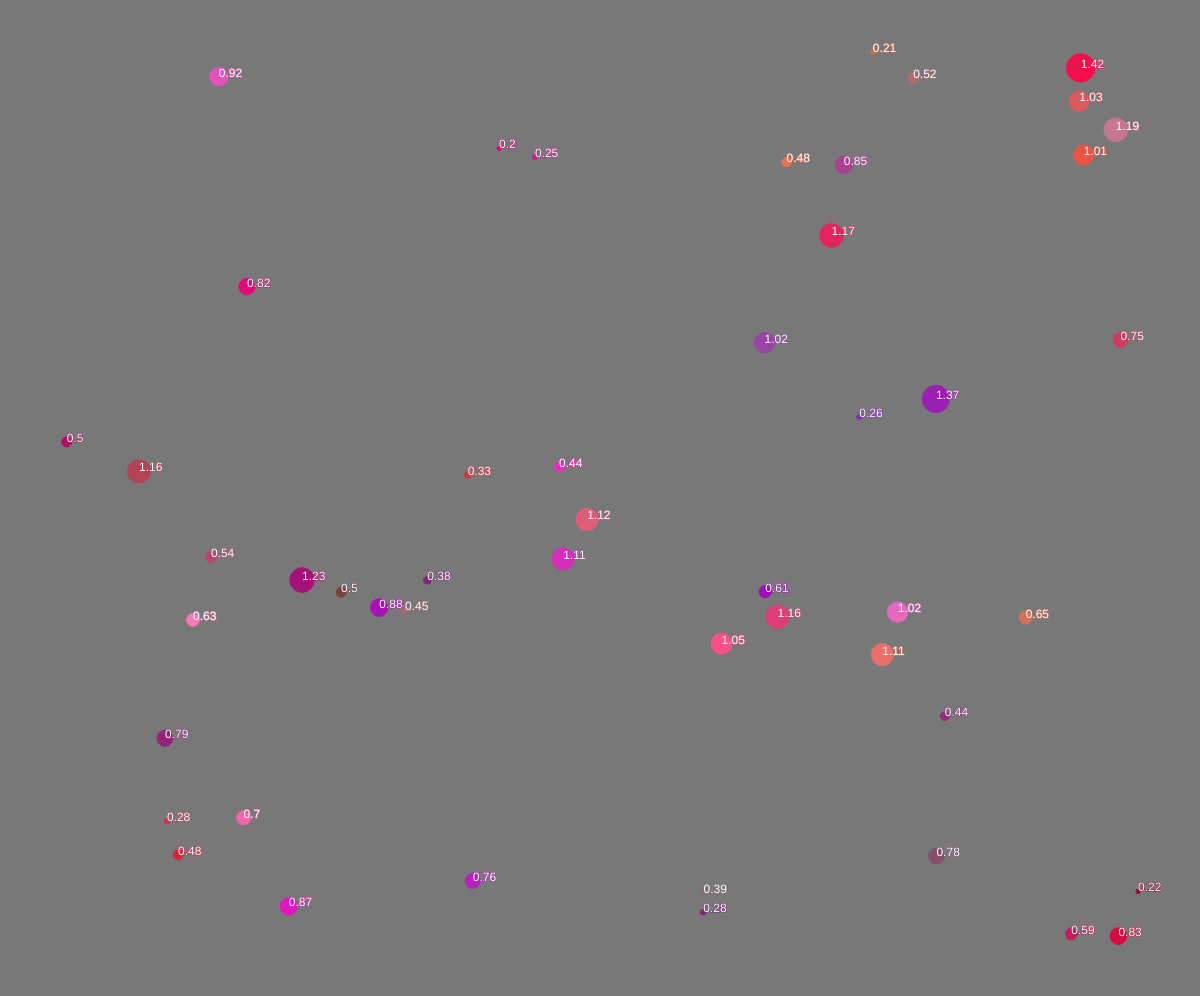
Frame 1 (no input)
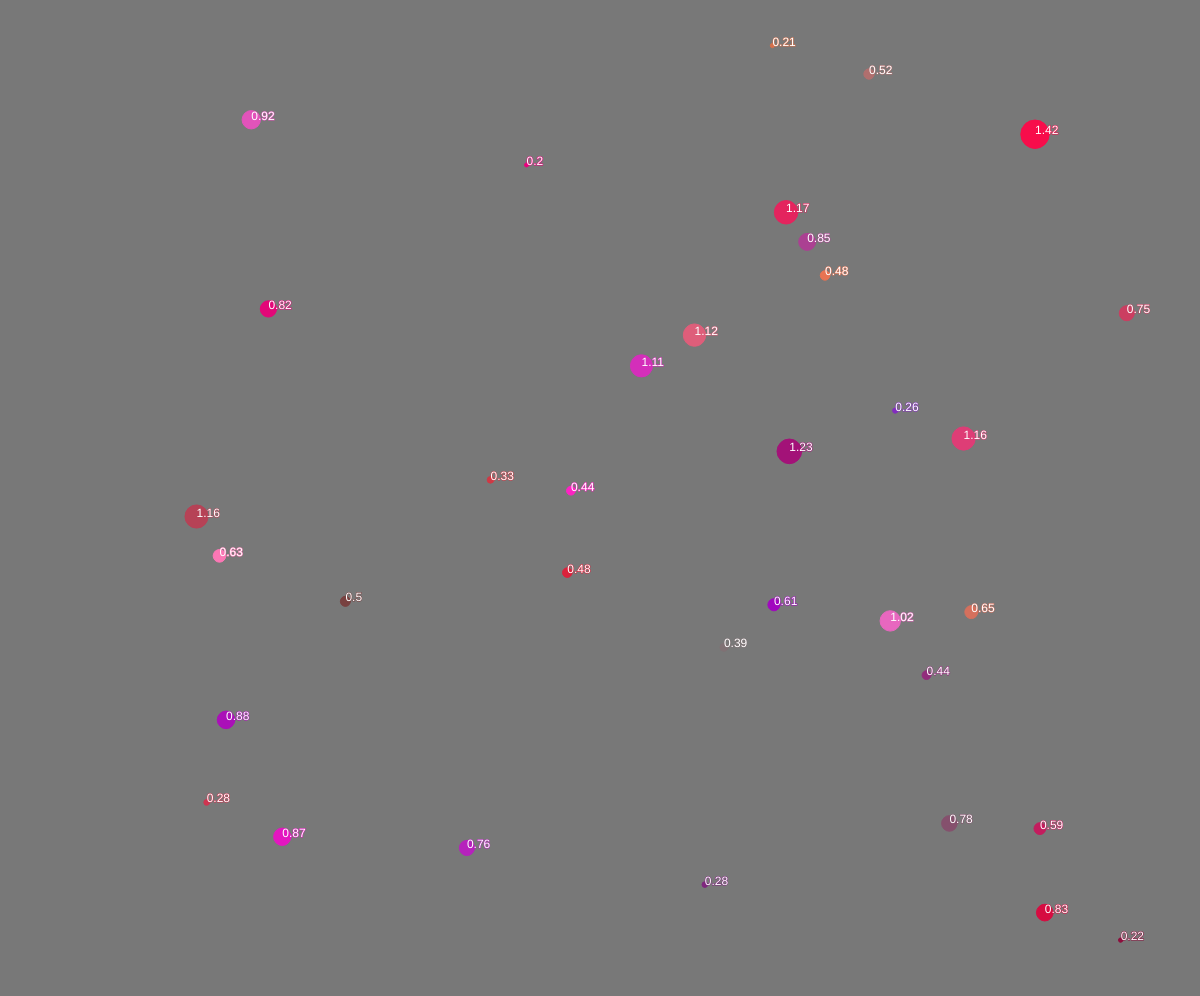
Frame 60 (no input)
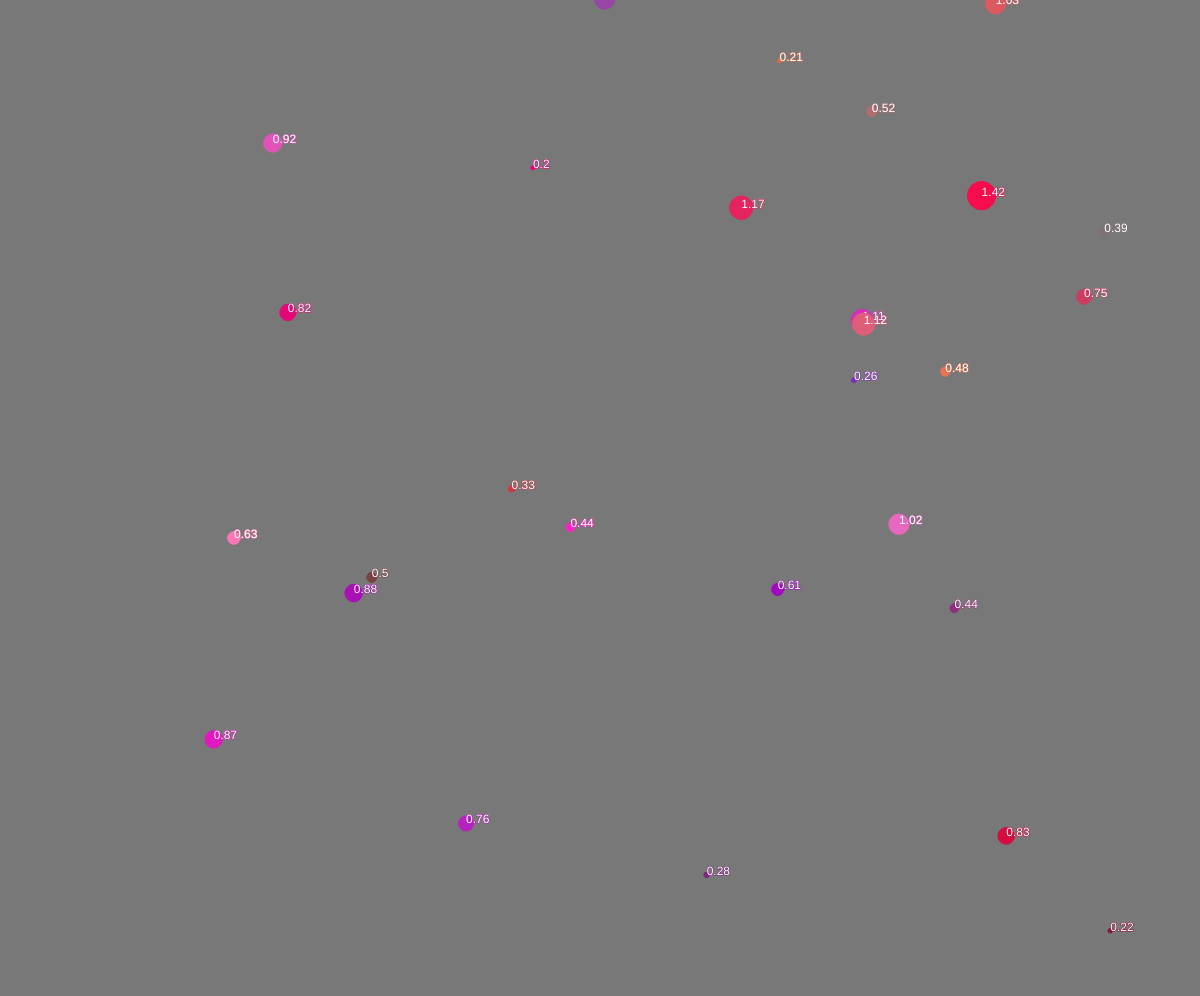
Frame 120 (the mouse pressed at the canvas centre since frame 60)

The p5.js sketch that drew these frames (run headless with seeded random() and noise() and a simulated clock; from frame 60 on, the mouse is pressed at the canvas centre):

// p5.js sketch
// ── sketch.js
const k = 9000; // 9E3

var points = [];
var amount_of_points = 50;

function Point(x,y,charge,size,color,id){
	this.x = x;
	this.y = y;
	this.charge = charge;
	this.size = abs(20*charge);
	this.color = color;
	this.id = id;

	this.show = function(){
		stroke(this.color);
		fill(this.color);
		ellipse(this.x,this.y,this.size,this.size);
		fill(255);
		text(round(100*this.charge)/100,this.x,this.y);
	}

	this.update = function(){
		angleMode(DEGREES);
		this.vecX = 0;
		this.vecY = 0;
		for(var i = 0; i<amount_of_points; i++){
			if (i != id){
				var distX = points[i].x - this.x;
				var distY = points[i].y - this.y;
				var distBetween = sqrt((distX * distX) + (distY * distY));

				//polar vector right here - convert to rect next
				var forceBetween = (k * (this.charge * points[i].charge)) / (distBetween * distBetween);
				var angleBetween = atan2(distY,distX);

				//conversion to rect vector
				var tempVecX = forceBetween * cos(angleBetween);
				var tempVecY = forceBetween * sin(angleBetween);

				this.vecX += tempVecX;
				this.vecY += tempVecY;
			}
		}

		this.x += this.vecX;
		this.y += this.vecY;
	}
}



function setup(){
	createCanvas(windowWidth, windowHeight-4);
	background(120);
	frameRate(15);

	for(var i = 0; i<amount_of_points; i++){
		var tempX = random(0 + windowWidth/20, windowWidth - windowWidth/20);
		var tempY = random(0 + windowHeight/20, windowHeight - windowHeight/20);
		var tempCharge = random(.2,1.5);
		var tempSize = int(random(15,45));
		var tempColor = color(random(120,255),random(0,120),random(60,200));
		points.push(new Point(tempX,tempY,tempCharge,tempSize,tempColor,i));
		points[i].show();
	}
}

function draw(){
	frameRate(60);
	background(120);
	for(var i = 0; i<amount_of_points; i++){
		points[i].update();
		points[i].show();
	}
}
